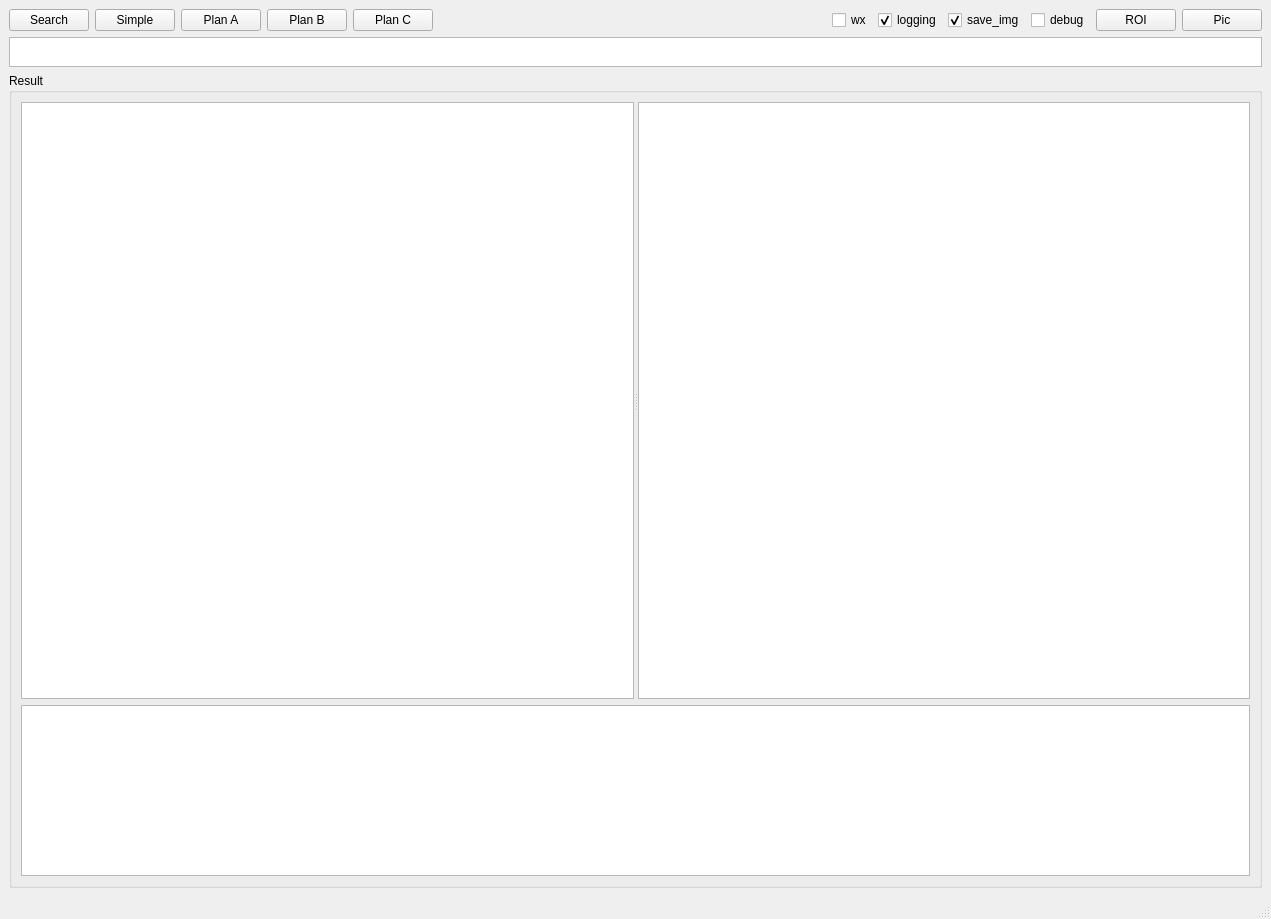
<?xml version="1.0" encoding="UTF-8"?>
<ui version="4.0">
 <class>MainWindow</class>
 <widget class="QMainWindow" name="MainWindow">
  <property name="geometry">
   <rect>
    <x>0</x>
    <y>0</y>
    <width>1271</width>
    <height>919</height>
   </rect>
  </property>
  <property name="windowTitle">
   <string>MainWindow</string>
  </property>
  <widget class="QWidget" name="centralwidget">
   <layout class="QGridLayout" name="gridLayout_4">
    <item row="0" column="0">
     <layout class="QGridLayout" name="gridLayout_2">
      <item row="1" column="0" colspan="12">
       <layout class="QGridLayout" name="gridLayout" rowstretch="1,0,0">
        <item row="2" column="0">
         <widget class="QGroupBox" name="groupBox_2">
          <property name="title">
           <string>Result</string>
          </property>
          <layout class="QGridLayout" name="gridLayout_3" rowstretch="7,2">
           <item row="0" column="0">
            <widget class="QSplitter" name="splitter">
             <property name="orientation">
              <enum>Qt::Horizontal</enum>
             </property>
             <widget class="QTextBrowser" name="textBrowser_res">
              <property name="styleSheet">
               <string notr="true">#textBrowser_res {font-size: 18;}</string>
              </property>
              <property name="html">
               <string>&lt;!DOCTYPE HTML PUBLIC &quot;-//W3C//DTD HTML 4.0//EN&quot; &quot;http://www.w3.org/TR/REC-html40/strict.dtd&quot;&gt;
&lt;html&gt;&lt;head&gt;&lt;meta name=&quot;qrichtext&quot; content=&quot;1&quot; /&gt;&lt;style type=&quot;text/css&quot;&gt;
p, li { white-space: pre-wrap; }
&lt;/style&gt;&lt;/head&gt;&lt;body style=&quot; font-family:'SimSun'; font-size:9pt; font-weight:400; font-style:normal;&quot;&gt;
&lt;p style=&quot;-qt-paragraph-type:empty; margin-top:0px; margin-bottom:0px; margin-left:0px; margin-right:0px; -qt-block-indent:0; text-indent:0px; font-size:12pt;&quot;&gt;&lt;br /&gt;&lt;/p&gt;&lt;/body&gt;&lt;/html&gt;</string>
              </property>
             </widget>
             <widget class="QTextBrowser" name="textBrowser_res_2">
              <property name="styleSheet">
               <string notr="true">#textBrowser_res {font-size: 18;}</string>
              </property>
              <property name="html">
               <string>&lt;!DOCTYPE HTML PUBLIC &quot;-//W3C//DTD HTML 4.0//EN&quot; &quot;http://www.w3.org/TR/REC-html40/strict.dtd&quot;&gt;
&lt;html&gt;&lt;head&gt;&lt;meta name=&quot;qrichtext&quot; content=&quot;1&quot; /&gt;&lt;style type=&quot;text/css&quot;&gt;
p, li { white-space: pre-wrap; }
&lt;/style&gt;&lt;/head&gt;&lt;body style=&quot; font-family:'SimSun'; font-size:9pt; font-weight:400; font-style:normal;&quot;&gt;
&lt;p style=&quot;-qt-paragraph-type:empty; margin-top:0px; margin-bottom:0px; margin-left:0px; margin-right:0px; -qt-block-indent:0; text-indent:0px; font-size:12pt;&quot;&gt;&lt;br /&gt;&lt;/p&gt;&lt;/body&gt;&lt;/html&gt;</string>
              </property>
             </widget>
            </widget>
           </item>
           <item row="1" column="0">
            <widget class="QTextBrowser" name="textBrowser_score"/>
           </item>
          </layout>
         </widget>
        </item>
        <item row="0" column="0">
         <widget class="QPlainTextEdit" name="plainTextEdit_que">
          <property name="maximumSize">
           <size>
            <width>16777215</width>
            <height>30</height>
           </size>
          </property>
         </widget>
        </item>
       </layout>
      </item>
      <item row="0" column="8">
       <widget class="QCheckBox" name="checkBox_saveImg">
        <property name="text">
         <string>save_img</string>
        </property>
        <property name="checked">
         <bool>true</bool>
        </property>
       </widget>
      </item>
      <item row="0" column="7">
       <widget class="QCheckBox" name="checkBox_logging">
        <property name="text">
         <string>logging</string>
        </property>
        <property name="checked">
         <bool>true</bool>
        </property>
       </widget>
      </item>
      <item row="0" column="9">
       <widget class="QCheckBox" name="checkBox_debug">
        <property name="text">
         <string>debug</string>
        </property>
       </widget>
      </item>
      <item row="0" column="5">
       <spacer name="horizontalSpacer">
        <property name="orientation">
         <enum>Qt::Horizontal</enum>
        </property>
        <property name="sizeHint" stdset="0">
         <size>
          <width>40</width>
          <height>20</height>
         </size>
        </property>
       </spacer>
      </item>
      <item row="0" column="6">
       <widget class="QCheckBox" name="checkBox_wx">
        <property name="text">
         <string>wx</string>
        </property>
       </widget>
      </item>
      <item row="0" column="10">
       <widget class="QPushButton" name="pushButton_roi">
        <property name="text">
         <string>ROI</string>
        </property>
       </widget>
      </item>
      <item row="0" column="11">
       <widget class="QPushButton" name="pushButton_pic">
        <property name="text">
         <string>Pic</string>
        </property>
       </widget>
      </item>
      <item row="0" column="3">
       <widget class="QPushButton" name="pushButton_planB">
        <property name="text">
         <string>Plan B</string>
        </property>
       </widget>
      </item>
      <item row="0" column="2">
       <widget class="QPushButton" name="pushButton_planA">
        <property name="text">
         <string>Plan A</string>
        </property>
       </widget>
      </item>
      <item row="0" column="4">
       <widget class="QPushButton" name="pushButton_planC">
        <property name="text">
         <string>Plan C</string>
        </property>
       </widget>
      </item>
      <item row="0" column="1">
       <widget class="QPushButton" name="pushButton_simple">
        <property name="text">
         <string>Simple</string>
        </property>
       </widget>
      </item>
      <item row="0" column="0">
       <widget class="QPushButton" name="pushButton_search">
        <property name="text">
         <string>Search</string>
        </property>
       </widget>
      </item>
     </layout>
    </item>
   </layout>
  </widget>
  <widget class="QStatusBar" name="statusbar"/>
  <action name="actionsettsing">
   <property name="text">
    <string>setting</string>
   </property>
  </action>
  <action name="actionroi">
   <property name="text">
    <string>roi</string>
   </property>
  </action>
 </widget>
 <resources/>
 <connections/>
</ui>
